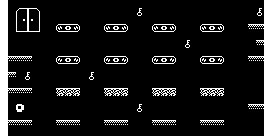

Rendered tile map (Tiled .tmx) drawn with the repository's tilesets; below, a short description and the map source with its tile grids summarised:
An orthogonal 34x17 tile map with 8x8 px tiles, 2 tile layers (Tile Layer 1, background) and 5 objects (2x 7, 2x 11, 6).

<map version="1.0" orientation="orthogonal" renderorder="right-down" width="34" height="17" tilewidth="8" tileheight="8" nextobjectid="22">
 <properties>
  <property name="color1" value="58" />
  <property name="color2" value="33" />
  <property name="emmitercolor" value="102" />
  <property name="enemycolor" value="56" />
  <property name="hudcolor" value="17" />
  <property name="music" value="13" />
  <property name="name" value="haunted house" />
  <property name="tilecolor" value="43" />
 </properties>
 <tileset firstgid="1" name="pacman" tilewidth="8" tileheight="8">
  <image source="tileset.png" width="160" height="200" />
 </tileset>
 <layer name="Tile Layer 1" width="34" height="17">
  <properties>
   <property name="texture" value="tileset" />
  </properties>
  <data>[578 cells, 115 non-empty, 21 distinct tile ids]</data>
 </layer>
 <objectgroup name="bubbles">
  <properties>
   <property name="_type" value="2" />
   <property name="delay" value="3000" />
   <property name="sizex" value="16" />
   <property name="sizey" value="16" />
   <property name="speed" value="100" />
   <property name="texture" value="enemies_16x16" />
  </properties>
  <object id="16" type="6" x="36" y="136">
   <properties>
    <property name="adelay" value="400" />
    <property name="areverse" value="1" />
    <property name="delay" value="1800" />
    <property name="delay2" value="1000" />
    <property name="num" value="3" />
    <property name="offset" value="1800" />
    <property name="speed" value="20" />
   </properties>
   <polyline points="0,0 0,-142" />
  </object>
  <object id="17" type="7" x="84" y="136">
   <properties>
    <property name="adelay" value="400" />
    <property name="areverse" value="1" />
   </properties>
   <polyline points="0,0 0,-142" />
  </object>
  <object id="18" type="11" x="132" y="136">
   <properties>
    <property name="adelay" value="400" />
    <property name="areverse" value="1" />
    <property name="delay" value="2000" />
    <property name="offset" value="2000" />
    <property name="speed" value="30" />
   </properties>
   <polyline points="0,0 0,-144" />
  </object>
  <object id="19" type="7" x="180" y="136">
   <properties>
    <property name="adelay" value="400" />
    <property name="areverse" value="1" />
    <property name="delay" value="1300" />
   </properties>
   <polyline points="0,0 0,-142" />
  </object>
  <object id="20" type="11" x="228" y="136">
   <properties>
    <property name="adelay" value="400" />
    <property name="areverse" value="1" />
    <property name="delay" value="2000" />
    <property name="delay2" value="1300" />
    <property name="num" value="2" />
    <property name="speed" value="20" />
   </properties>
   <polyline points="0,0 0,-142" />
  </object>
 </objectgroup>
 <layer name="background" width="34" height="17">
  <properties>
   <property name="texture" value="tileset" />
  </properties>
  <data>[578 cells, 9 non-empty, 9 distinct tile ids]</data>
 </layer>
</map>
